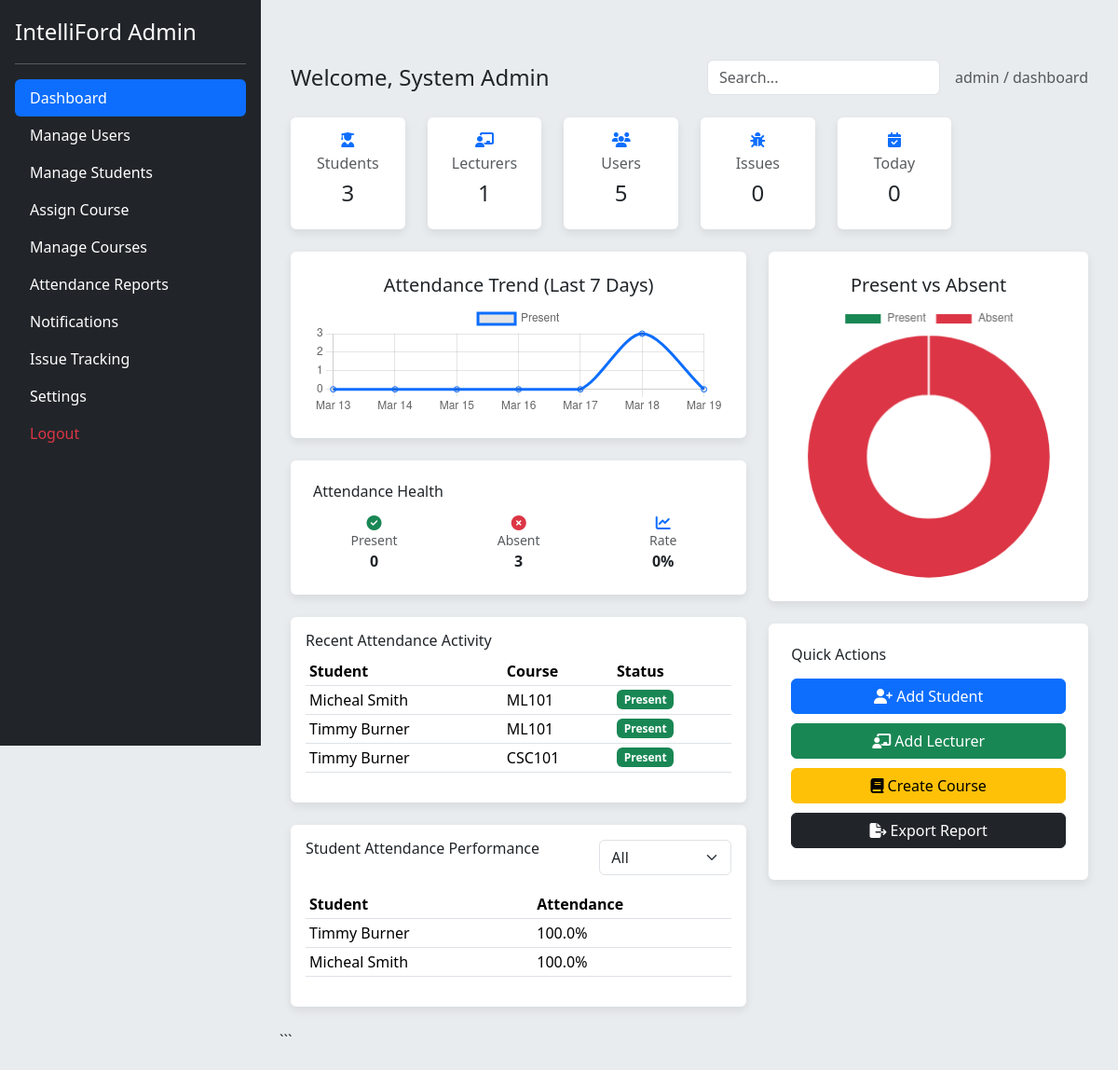
Page /admin/dashboard.php (signed in) on the committed database.
### tables this page shows
CREATE TABLE `attendance` (
  `id` int(11) NOT NULL,
  `student_id` int(11) NOT NULL,
  `course_id` int(11) NOT NULL,
  `session_id` int(11) NOT NULL,
  `status` enum('present','absent') DEFAULT 'absent',
  `marked_at` timestamp NOT NULL DEFAULT current_timestamp()
);

CREATE TABLE `users` (
  `id` int(11) NOT NULL,
  `username` varchar(50) NOT NULL,
  `password` varchar(255) NOT NULL,
  `role` enum('admin','lecturer','student') NOT NULL,
  `full_name` varchar(100) DEFAULT NULL,
  `email` varchar(100) DEFAULT NULL,
  `created_at` timestamp NOT NULL DEFAULT current_timestamp(),
  `gender` varchar(10) DEFAULT NULL,
  `phone` varchar(20) DEFAULT NULL
);

CREATE TABLE `courses` (
  `id` int(11) NOT NULL,
  `code` varchar(20) NOT NULL,
  `name` varchar(100) NOT NULL,
  `lecturer_id` int(11) DEFAULT NULL,
  `created_at` timestamp NOT NULL DEFAULT current_timestamp()
);

### admin/dashboard.php (the view, shortened to what this page needs)
<?php
include '../includes/sidebar.php';
include '../config.php';
$res_students=$conn->query("SELECT COUNT(*) AS count FROM students");
$total_students=$res_students->fetch_assoc()['count'] ?? 0;
$res_lecturers=$conn->query("SELECT COUNT(*) AS count FROM users WHERE role='lecturer'");
$total_lecturers=$res_lecturers->fetch_assoc()['count'] ?? 0;
$res_today=$conn->query("SELECT COUNT(*) AS count FROM attendance WHERE DATE(marked_at)=CURDATE()");
$today_attendance=$res_today->fetch_assoc()['count'] ?? 0;
$absent_today=max($total_students-$today_attendance,0);
$attendance_rate=$total_students>0?round(($today_attendance/$total_students)*100):0;
$res_users = $conn->query("SELECT COUNT(*) AS count FROM users");
$row_users = $res_users ? $res_users->fetch_assoc() : null;
$total_users = $row_users['count'] ?? 0;
$dates=[];
$present_count=[];
for($i=6;$i>=0;$i--){
$date=date('Y-m-d',strtotime("-$i days"));
$dates[]=date('M d',strtotime($date));
$res_chart=$conn->query("
SELECT COUNT(*) AS c
FROM attendance
WHERE DATE(marked_at)='$date'
AND status='present'
");
$present_count[]=$res_chart->fetch_assoc()['c'] ?? 0;
}
$recent_activity=$conn->query("
SELECT u.full_name,s.reg_number,c.code,a.status,a.marked_at
FROM attendance a
JOIN students s ON a.student_id=s.id
JOIN users u ON s.user_id=u.id
JOIN courses c ON a.course_id=c.id
ORDER BY a.marked_at DESC
LIMIT 5
");
$performance=$conn->query("
SELECT s.reg_number,u.full_name,
ROUND(SUM(CASE WHEN a.status='present' THEN 1 ELSE 0 END)/COUNT(*)*100,1) AS percentage
FROM attendance a
JOIN students s ON a.student_id=s.id
JOIN users u ON s.user_id=u.id
GROUP BY a.student_id
ORDER BY percentage ASC
LIMIT 10
");
?>
<!DOCTYPE html>
<html lang="en">
<head>
<link href="https://cdn.jsdelivr.net/npm/bootstrap@5.3.3/dist/css/bootstrap.min.css" rel="stylesheet">
<link href="https://cdnjs.cloudflare.com/ajax/libs/font-awesome/6.5.1/css/all.min.css" rel="stylesheet">
</head>
<body>
<div class="container" style="max-width:1200px;padding-top:20px">
<div class="d-flex justify-content-between align-items-center mb-4">
<h4 class="mb-0">
Welcome, <?php echo htmlspecialchars($_SESSION['full_name'] ?? 'Admin'); ?>
</h4>
<div class="d-flex align-items-center gap-3">
<input type="text"
class="form-control"
placeholder="Search..."
style="width:250px">
<span class="text-muted">
admin / dashboard
</span>
</div>
</div>
<div class="row mb-4 text-center">
<div class="col-md-2">
<div class="card p-3">
<i class="fas fa-user-graduate text-primary mb-2"></i>
<h6 class="text-muted">Students</h6>
<h4><?php echo $total_students; ?></h4>
</div>
</div>
<div class="col-md-2">
<div class="card p-3">
<i class="fas fa-chalkboard-teacher text-primary mb-2"></i>
<h6 class="text-muted">Lecturers</h6>
<h4><?php echo $total_lecturers; ?></h4>
</div>
</div>
<div class="col-md-2">
<div class="card p-3">
<i class="fas fa-users text-primary mb-2"></i>
<h6 class="text-muted">Users</h6>
<h4><?php echo $total_users; ?></h4>
</div>
</div>
<div class="col-md-2">
<div class="card p-3">
<i class="fas fa-bug text-primary mb-2"></i>
<h6 class="text-muted">Issues</h6>
<h4><?php echo $total_issues ?? 0; ?></h4>
</div>
</div>
<div class="col-md-2">
<div class="card p-3">
<i class="fas fa-calendar-check text-primary mb-2"></i>
<h6 class="text-muted">Today</h6>
<h4><?php echo $today_attendance; ?></h4>
</div>
</div>
</div>
<div class="row">
<div class="col-lg-7">
<div class="card p-4 mb-4">
<h5 class="text-center">Attendance Trend (Last 7 Days)</h5>
<canvas id="lineChart" height="120"></canvas>
</div>
<div class="card p-4 mb-4">
<h6 class="mb-3">Attendance Health</h6>
<div class="row text-center">
<div class="col-4">
<i class="fas fa-check-circle text-success"></i>
<p class="small text-muted mb-0">Present</p>
<strong><?php echo $today_attendance;?></strong>
</div>
<div class="col-4">
<i class="fas fa-times-circle text-danger"></i>
<p class="small text-muted mb-0">Absent</p>
<strong><?php echo $absent_today;?></strong>
</div>
<div class="col-4">
<i class="fas fa-chart-line text-primary"></i>
<p class="small text-muted mb-0">Rate</p>
<strong><?php echo $attendance_rate;?>%</strong>
</div>
</div>
</div>
<div class="card p-3 mb-4">
<h6>Recent Attendance Activity</h6>
<table class="table table-sm">
<thead>
<tr>
<th>Student</th>
<th>Course</th>
<th>Status</th>
</tr>
</thead>
<tbody>
<?php while($row=$recent_activity->fetch_assoc()): ?>
<tr>
<td><?php echo htmlspecialchars($row['full_name']);?></td>
<td><?php echo htmlspecialchars($row['code']);?></td>
<td>
<?php if($row['status']=="present"):?>
<span class="badge bg-success">Present</span>
<?php else:?>
<span class="badge bg-danger">Absent</span>
<?php endif;?>
</td>
</tr>
<?php endwhile;?>
</tbody>
</table>
</div>
<div class="card p-3 mb-4">
<div class="d-flex justify-content-between mb-3">
<h6>Student Attendance Performance</h6>
<select class="form-select w-auto" id="performanceFilter">
<option value="all">All</option>
</select>
</div>
<table class="table table-sm">
<thead>
<tr>
<th>Student</th>
<th>Attendance</th>
</tr>
</thead>
<tbody id="performanceTable">
<?php while($row=$performance->fetch_assoc()): ?>
<tr data-percentage="<?php echo $row['percentage']; ?>">
<td><?php echo htmlspecialchars($row['full_name']);?></td>
<td><?php echo $row['percentage'];?>%</td>
</tr>
<?php endwhile;?>
</tbody>
</table>
</div>
</div>
<div class="col-lg-5">
<div class="card p-4 mb-4">
<h5 class="text-center">Present vs Absent</h5>
<canvas id="pieChart" height="200"></canvas>
</div>
<div class="card p-4">
<h6 class="mb-3">Quick Actions</h6>
<button class="btn btn-primary quick-btn">
<i class="fas fa-user-plus"></i> Add Student
</button>
<button class="btn btn-success quick-btn">
<i class="fas fa-chalkboard-teacher"></i> Add Lecturer
</button>
<button class="btn btn-warning quick-btn">
<i class="fas fa-book"></i> Create Course
</button>
<button class="btn btn-dark quick-btn">
<i class="fas fa-file-export"></i> Export Report
</button>
</div>
</div>
</div>
</div>
<script>
const lineChart=new Chart(
document.getElementById('lineChart'),
{
type:'line',
data:{
labels: <?php echo json_encode($dates);?>,
datasets:[{
label:'Present',
data: <?php echo json_encode($present_count);?>,
borderColor:'#0d6efd',
tension:0.3
}]
}
}
);
const pieChart=new Chart(
document.getElementById('pieChart'),
{
type:'doughnut',
data:{
labels:['Present','Absent'],
datasets:[{
data:[<?php echo $today_attendance;?>,<?php echo $absent_today;?>],
backgroundColor:['#198754','#dc3545']
}]
}
}
);
/* FILTER PERFORMANCE TABLE */
document.getElementById("performanceFilter").addEventListener("change",function(){
let filter=this.value;
let rows=document.querySelectorAll("#performanceTable tr");
rows.forEach(row=>{
let perc=parseFloat(row.dataset.percentage);
if(filter==="high" && perc<75){
row.style.display="none";
}
else if(filter==="low" && perc>=75){
row.style.display="none";
}
else{
row.style.display="";
}
});
});
</script>
</body>
</html>

### admin/dashboard.php (style rules this page uses)
body { background:#e9ecef; }
.card { border:none; box-shadow:0 4px 10px rgba(0,0,0,0.08); background:white; }
.quick-btn { width:100%; margin-bottom:10px; }

### rows in the picture
attendance: users.full_name "Micheal Smith", course.code "ML101", status "Present"
attendance: users.full_name "Timmy Burner", course.code "ML101", status "Present"
attendance: users.full_name "Timmy Burner", course.code "CSC101", status "Present"

### other values in the picture
$_SESSION['full_name'] "System Admin"
$total_students "3"
$total_lecturers "1"
$total_users "5"
$total_issues "0"
$today_attendance "0"
$absent_today "3"
$attendance_rate "0"
$row['full_name'] "Timmy Burner"
$row['percentage'] "100.0"
$row['full_name'] "Micheal Smith"
chart data {{ json_encode($present_count) }} ["0","0","0","0","0","3","0"]
chart data {{ $today_attendance }} 0
